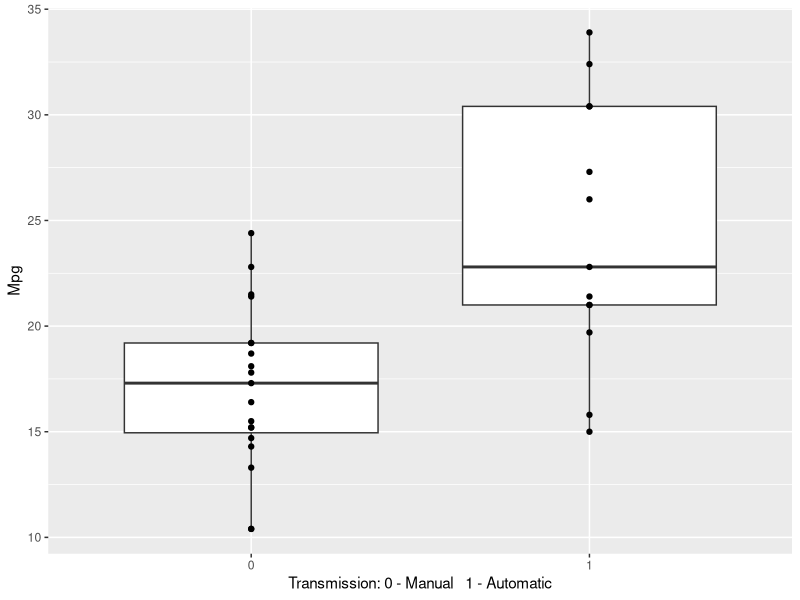
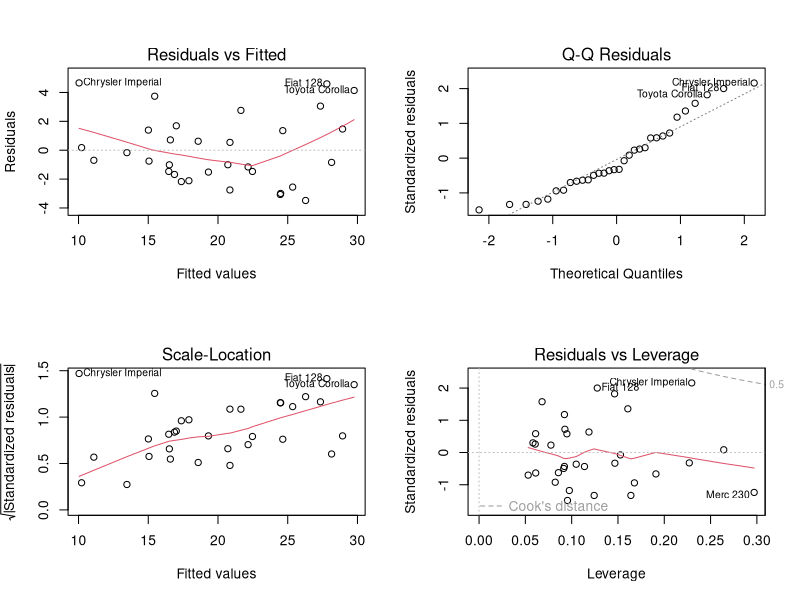

Recreate these plots in R, in order.
## ---- chunk 1
knitr::opts_chunk$set(echo = TRUE)
## ---- chunk 2
data("mtcars")
head(mtcars)
## ---- chunk 3
library(ggplot2)
library(dplyr)
## ---- chunk 4
mpg_vs_am <- mtcars %>% select(mpg, am) %>% mutate(am = as.factor(am))
ggplot(data = mpg_vs_am, aes(x=am  , y=mpg))+
  geom_boxplot() + geom_point()+
  xlab("Transmission: 0 - Manual   1 - Automatic")+
  ylab("Mpg")
## ---- chunk 5
data <- mtcars %>% mutate( 
                    cyl = as.factor(cyl),
                    vs = as.factor(vs),
                    am = as.factor(am),
                    gear = as.factor(am),
                    carb = as.factor(carb))

fit_all <- lm(mpg ~. , data = data)
summary(fit_all)$coef[,4]
## ---- chunk 6

which.max(summary(fit_all)$coef[,4])

## ---- chunk 7
data <- data %>% select(-carb)
fit <- lm(mpg ~. , data = data)
summary(fit)$coef[,4]
which.max(summary(fit)$coef[,4])
## ---- chunk 8
data <- data %>% select(-cyl); fit <- lm(mpg ~. , data = data); summary(fit)$coef[,4]; which.max(summary(fit)$coef[,4])

data <- data %>% select(-vs); fit <- lm(mpg ~. , data = data); summary(fit)$coef[,4]; which.max(summary(fit)$coef[,4])

data <- data %>% select(-drat); fit <- lm(mpg ~. , data = data); summary(fit)$coef[,4]; which.max(summary(fit)$coef[,4])

data <- data %>% select(-disp); fit <- lm(mpg ~. , data = data); summary(fit)$coef[,4]; which.max(summary(fit)$coef[,4])

data <- data %>% select(-hp); fit <- lm(mpg ~. , data = data); summary(fit)$coef[,4]; which.max(summary(fit)$coef[,4])
## ---- chunk 9
summary(fit)
## ---- chunk 10
par(mfrow = c(2, 2))
plot(fit)
